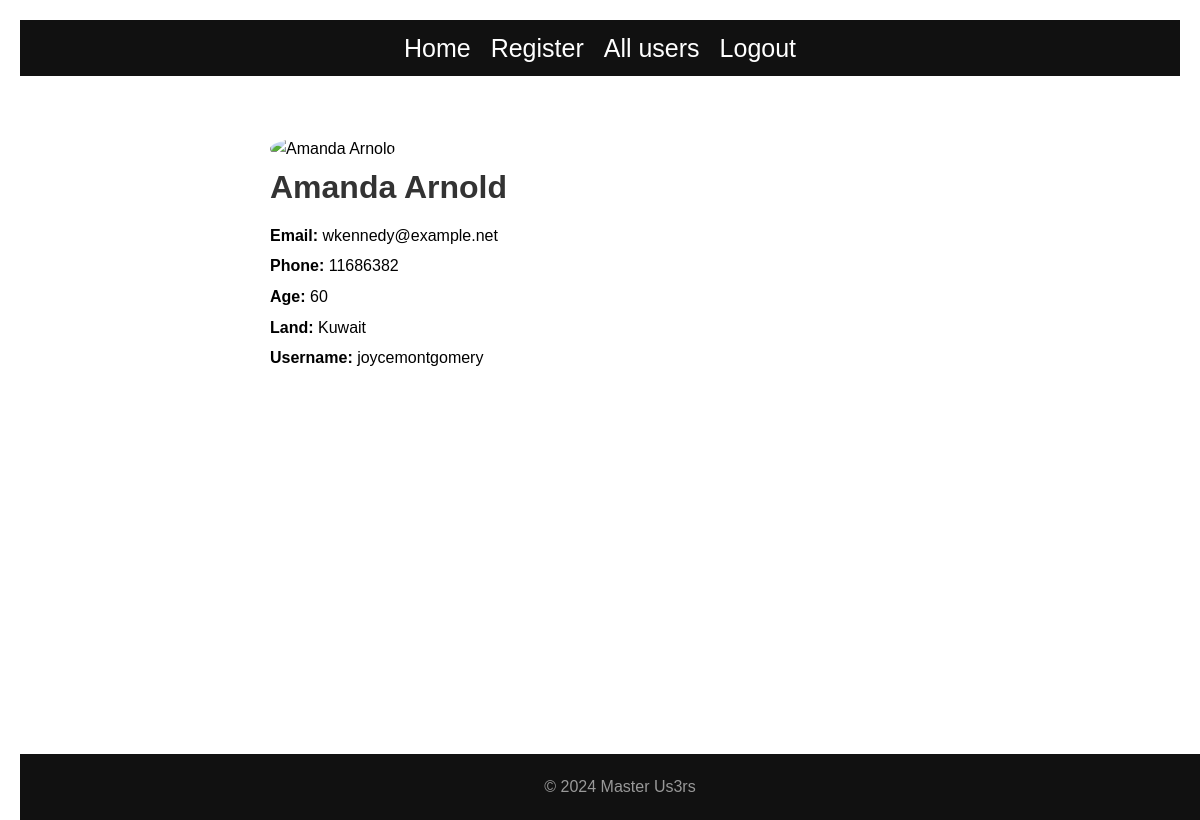
The page /user/98 (signed in) on the database its author committed.
### models.py (models this page shows)
class Person(db.Model):
    id = db.Column(db.Integer, primary_key=True)
    name = db.Column(db.String(128))
    age = db.Column(db.Integer)
    email = db.Column(db.String(128), unique=True)
    username = db.Column(db.String(128), unique=True)
    land = db.Column(db.String(128))
    phone = db.Column(db.String(128))

### app.py (the view)
@app.route("/user/<int:user_id>")
@login_required
def user_page(user_id):
    user = Person.query.filter_by(id=user_id).first()
    return render_template('user_page.html', user = user)

### Templates/user_page.html
{% extends 'base.html' %}
{% block content %}
    <div class="person-container">
        <div class="person-profile">
            <div class="person-picture">
                <img src="https://source.unsplash.com/featured/?people" alt="{{ user.name }}">
            </div>
            <h1>{{ user.name }}</h1>
            <p><strong>Email:</strong> {{ user.email }}</p>
            <p><strong>Phone:</strong> {{ user.phone }}</p>
            <p><strong>Age:</strong> {{ user.age }}</p>
            <p><strong>Land:</strong> {{ user.land }}</p>
            <p><strong>Username:</strong> {{ user.username}}</p>
        </div>
    </div>
{% endblock %}

### static/style.css (style rules this page uses)
* { margin: 0; padding: 0; box-sizing: border-box; }
html, body { height: 100%; margin: 0; }
body { font-family: 'Arial', sans-serif; line-height: 1.6; margin: 20px; }
.person-container { display: flex; align-items: center; max-width: 800px; margin: 20px auto; padding: 20px; }
.person-picture img { width: 150px; height: 150px; border-radius: 50%; margin-right: 20px; object-fit: cover; }
.person-profile { flex: 1; }
.person-profile h1 { color: #333; margin-bottom: 10px; }
.person-profile p { margin-bottom: 5px; line-height: 1.6; }

### rows shown on the page
Person: name "Amanda Arnold", email "wkennedy@example.net", phone "11686382", age "60", land "Kuwait", username "joycemontgomery"

### other values the page prints
{{ text }} "Home Register All users"
